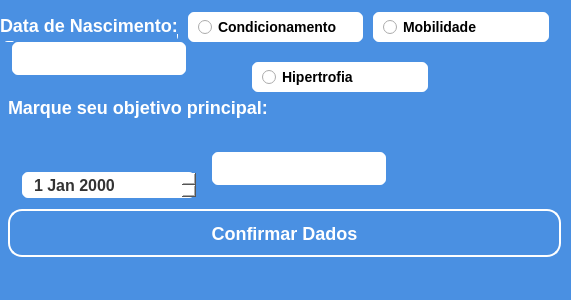
<?xml version="1.0" encoding="UTF-8"?>
<ui version="4.0">
 <class>janela_edita_usuario</class>
 <widget class="QMainWindow" name="janela_edita_usuario">
  <property name="geometry">
   <rect>
    <x>0</x>
    <y>0</y>
    <width>571</width>
    <height>300</height>
   </rect>
  </property>
  <property name="windowTitle">
   <string>MainWindow</string>
  </property>
  <property name="styleSheet">
   <string notr="true">*{
	background-color: #4A90E2;
}

QLabel{
	font-family: &quot;Segoe UI&quot;;
	font-weight: bold;
	font-size: 18px;
    color: #fff;
}

QLineEdit{
    background: #ffffff;
    border: 2px solid #4A90E2;
    border-radius: 8px;
    padding: 5px 10px;

    font-family: &quot;Segoe UI&quot;;
    font-weight: bold;
    font-size: 16px;
    color: #333333;
}

QLineEdit:focus{
    border-color: #53A3FF;
    background: #E6F7FF; 
}

QLineEdit:disabled {
    background: #f0f0f0;
    border: 2px solid #cccccc;
    color: #999999;
}

QRadioButton {
    background: #ffffff;
    border: 2px solid #4A90E2;
    border-radius: 8px;
    padding: 5px 10px;

    font-family: &quot;Segoe UI&quot;;
    font-weight: bold;
    font-size: 14px;
    color: #000000;
}

QRadioButton:checked {
    background: #4A90E2; 	/* Fundo azul quando selecionado */
    border-color: #53A3FF; 	/* Borda com azul mais claro */
    color: #FFFFFF;					 /* Texto branco */
}

QRadioButton:hover {
    border-color: #53A3FF;	 /* Borda azul claro ao passar o mouse */
    background: #E6F7FF;		 /* Fundo azul claro */
    color: #1D08FF;					 /* Texto branco */
}

QPushButton{
    background: #4A90E2;
    border: 2px solid #fff;
    border-radius: 14px;
    padding: 10px 20px;

	font-family: &quot;Segoe UI&quot;;
	font-weight: bold;
	font-size: 18px;
    color: #fff;
}

QPushButton:hover{
    background: #53A3FF;
    border: 2px solid #fff;
    border-radius: 12px;
    padding: 10px 20px;
}

QDateEdit {
    background: #ffffff;
    border: 2px solid #4A90E2;
    border-radius: 8px;
    padding: 5px 10px;

    font-family: &quot;Segoe UI&quot;;
    font-weight: bold;
    font-size: 16px;
    color: #333333;
}

QDateEdit:focus {
    border-color: #53A3FF;
    background: #E6F7FF;
}

QDateEdit::drop-down {
    border: none;
    width: 20px;
    background: #4A90E2;
    border-top-right-radius: 8px;
    border-bottom-right-radius: 8px;
}

QDateEdit::drop-down:hover {
    background: #53A3FF;
}

QDateEdit:disabled {
    background: #f0f0f0;
    border: 2px solid #cccccc;
    color: #999999;
}

QDateEdit::down-arrow {
    width: 10px;
    height: 10px;
}</string>
  </property>
  <widget class="QWidget" name="centralwidget">
   <widget class="QRadioButton" name="_rad_disciplina_4">
    <property name="geometry">
     <rect>
      <x>371</x>
      <y>10</y>
      <width>180</width>
      <height>34</height>
     </rect>
    </property>
    <property name="cursor">
     <cursorShape>PointingHandCursor</cursorShape>
    </property>
    <property name="text">
     <string>Disciplina</string>
    </property>
   </widget>
   <widget class="QLabel" name="_txt_objetivo">
    <property name="geometry">
     <rect>
      <x>8</x>
      <y>95</y>
      <width>553</width>
      <height>24</height>
     </rect>
    </property>
    <property name="text">
     <string>Marque seu objetivo principal:</string>
    </property>
   </widget>
   <widget class="QPushButton" name="_btn_confirma">
    <property name="geometry">
     <rect>
      <x>8</x>
      <y>209</y>
      <width>553</width>
      <height>48</height>
     </rect>
    </property>
    <property name="cursor">
     <cursorShape>PointingHandCursor</cursorShape>
    </property>
    <property name="text">
     <string>Confirmar Dados</string>
    </property>
   </widget>
   <widget class="QRadioButton" name="_rad_emagrecimento_4">
    <property name="geometry">
     <rect>
      <x>186</x>
      <y>10</y>
      <width>179</width>
      <height>34</height>
     </rect>
    </property>
    <property name="cursor">
     <cursorShape>PointingHandCursor</cursorShape>
    </property>
    <property name="text">
     <string>Emagrecimento</string>
    </property>
   </widget>
   <widget class="QRadioButton" name="_rad_ganhoforca_4">
    <property name="geometry">
     <rect>
      <x>0</x>
      <y>10</y>
      <width>180</width>
      <height>34</height>
     </rect>
    </property>
    <property name="cursor">
     <cursorShape>PointingHandCursor</cursorShape>
    </property>
    <property name="text">
     <string>Ganho de força</string>
    </property>
   </widget>
   <widget class="QDateEdit" name="_date_nascimento_4">
    <property name="geometry">
     <rect>
      <x>20</x>
      <y>170</y>
      <width>177</width>
      <height>30</height>
     </rect>
    </property>
    <property name="sizePolicy">
     <sizepolicy hsizetype="Minimum" vsizetype="Ignored">
      <horstretch>0</horstretch>
      <verstretch>0</verstretch>
     </sizepolicy>
    </property>
   </widget>
   <widget class="QLabel" name="_txt_altura_4">
    <property name="geometry">
     <rect>
      <x>0</x>
      <y>10</y>
      <width>178</width>
      <height>24</height>
     </rect>
    </property>
    <property name="text">
     <string>Digite sua altura:</string>
    </property>
   </widget>
   <widget class="QRadioButton" name="_rad_mobilidade_4">
    <property name="geometry">
     <rect>
      <x>371</x>
      <y>10</y>
      <width>180</width>
      <height>34</height>
     </rect>
    </property>
    <property name="cursor">
     <cursorShape>PointingHandCursor</cursorShape>
    </property>
    <property name="text">
     <string>Mobilidade</string>
    </property>
   </widget>
   <widget class="QRadioButton" name="_rad_condicionamento_4">
    <property name="geometry">
     <rect>
      <x>186</x>
      <y>10</y>
      <width>179</width>
      <height>34</height>
     </rect>
    </property>
    <property name="cursor">
     <cursorShape>PointingHandCursor</cursorShape>
    </property>
    <property name="text">
     <string>Condicionamento</string>
    </property>
   </widget>
   <widget class="QLabel" name="_txt_peso_4">
    <property name="geometry">
     <rect>
      <x>0</x>
      <y>10</y>
      <width>178</width>
      <height>24</height>
     </rect>
    </property>
    <property name="text">
     <string>Digite seu peso:</string>
    </property>
   </widget>
   <widget class="QLabel" name="_txt_datanascimento_4">
    <property name="geometry">
     <rect>
      <x>0</x>
      <y>10</y>
      <width>177</width>
      <height>31</height>
     </rect>
    </property>
    <property name="text">
     <string>Data de Nascimento:</string>
    </property>
   </widget>
   <widget class="QLineEdit" name="_line_peso_4">
    <property name="geometry">
     <rect>
      <x>10</x>
      <y>40</y>
      <width>178</width>
      <height>37</height>
     </rect>
    </property>
    <property name="cursor">
     <cursorShape>IBeamCursor</cursorShape>
    </property>
    <property name="text">
     <string/>
    </property>
   </widget>
   <widget class="QLineEdit" name="_line_altura_4">
    <property name="geometry">
     <rect>
      <x>210</x>
      <y>150</y>
      <width>178</width>
      <height>37</height>
     </rect>
    </property>
   </widget>
   <widget class="QRadioButton" name="_rad_hipertrofia_4">
    <property name="geometry">
     <rect>
      <x>250</x>
      <y>60</y>
      <width>180</width>
      <height>34</height>
     </rect>
    </property>
    <property name="cursor">
     <cursorShape>PointingHandCursor</cursorShape>
    </property>
    <property name="text">
     <string>Hipertrofia</string>
    </property>
   </widget>
  </widget>
  <widget class="QMenuBar" name="menubar">
   <property name="geometry">
    <rect>
     <x>0</x>
     <y>0</y>
     <width>571</width>
     <height>21</height>
    </rect>
   </property>
  </widget>
  <widget class="QStatusBar" name="statusbar"/>
 </widget>
 <resources/>
 <connections/>
</ui>
